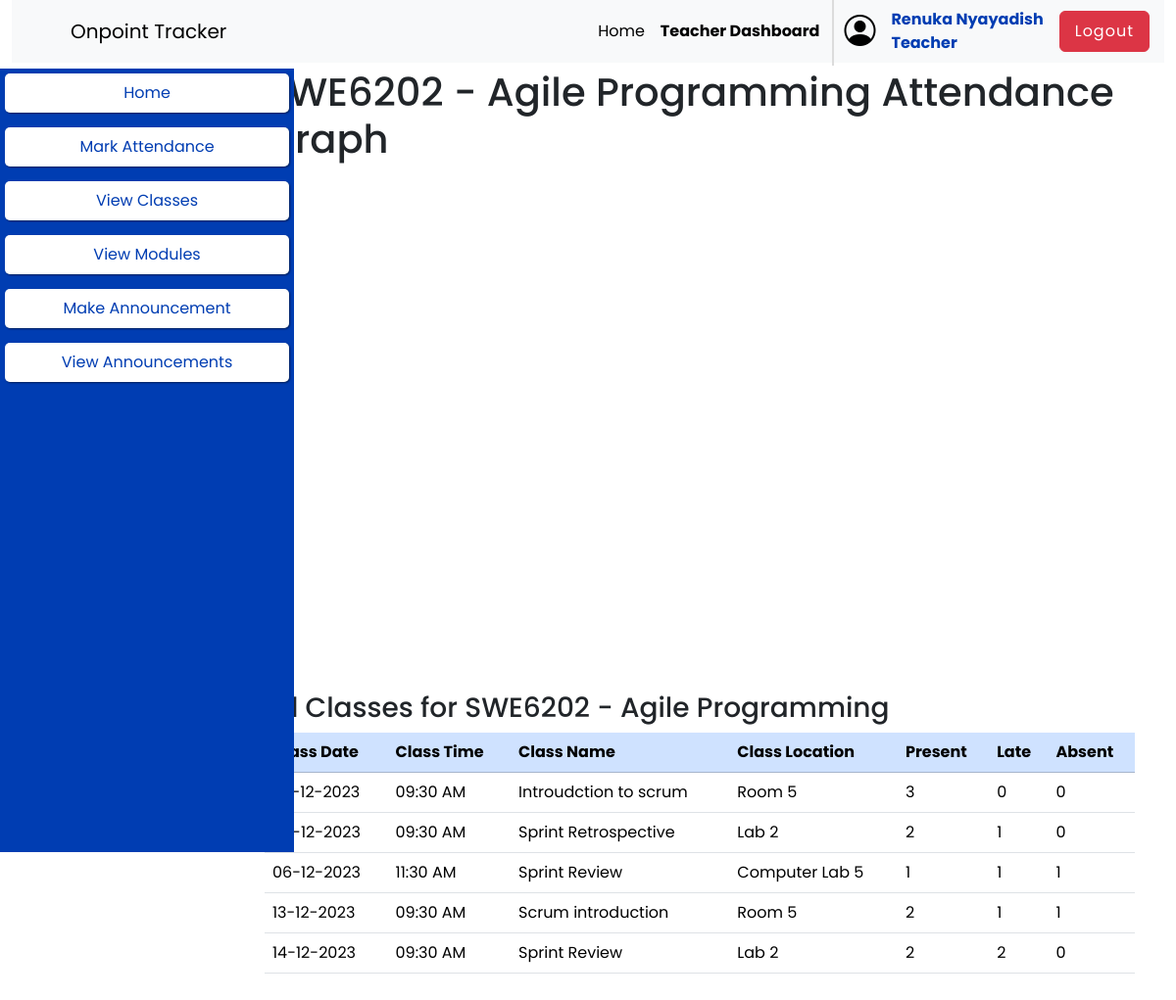
The app's page /pages/teacher_visualize_attendance.php?module_id=1 (signed in), older data.
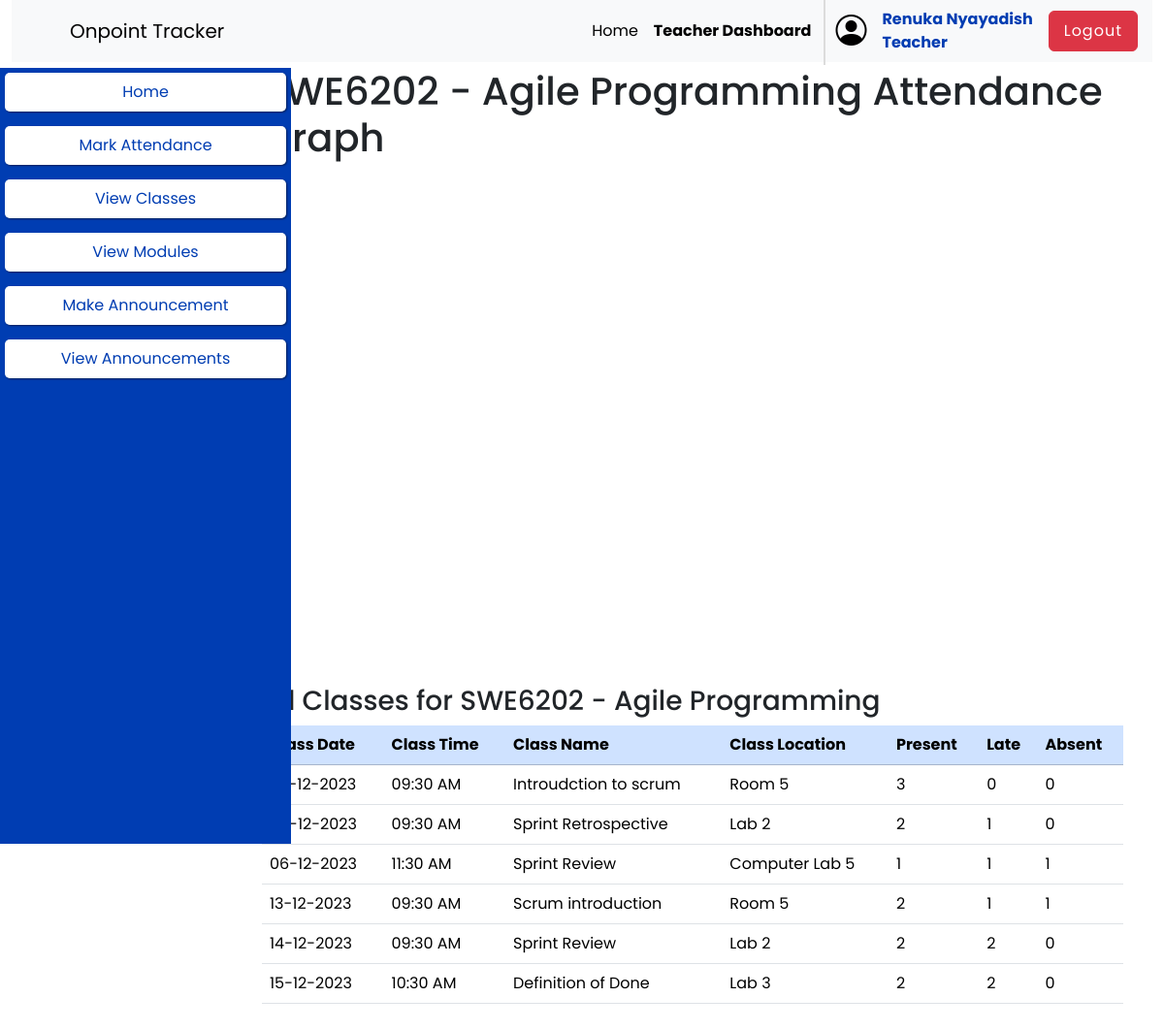
The same page, newer data.
### tables this page shows
CREATE TABLE `class` (
  `class_id` int(11) NOT NULL,
  `class_name` varchar(50) NOT NULL,
  `class_date` date NOT NULL,
  `class_time` time NOT NULL,
  `class_location` varchar(50) NOT NULL,
  `class_module_id` int(11) NOT NULL
);

### pages/teacher_visualize_attendance.php (the view, shortened to what this page needs)
<!DOCTYPE html>
<html lang="en">
<head>
    <link rel="stylesheet" href="../inc/home.css">
    <link href="https://cdn.jsdelivr.net/npm/bootstrap@5.3.2/dist/css/bootstrap.min.css" rel="stylesheet">
    <?php
    if (isset($_GET["module_id"])) {
        require_once('..\inc\head.php'); ?>
</head>
<body>
    <div class="container-fluid">
        <?php require_once('..\inc\nav.php'); ?>
    </div>
    <?php require_once('..\inc\teacher_sidebar.php');
    ?>
    <main class="container">
        <?php
        $module_id = $_GET["module_id"];
        $module_name = "";
        if ($result = mysqli_query($conn, "SELECT module_name from module where module_id=$module_id")) {
            $row = mysqli_fetch_assoc($result);
            $module_name = $row["module_name"];
        }
        ?>
        <h1 class="mb-5">
            <?php echo $module_name; ?> Attendance Graph
        </h1>
        <canvas id="attendanceChart" width="400" height="200"></canvas>
        <section id="all-classes-section">
            <h3 class="mt-5">All Classes for <?php echo $module_name ?></h3>
            <table class="table">
                <thead>
                    <tr class="table-primary">
                        <th scope="col">
                            Class Date
                        </th>
                        <th scope="col">
                            Class Time
                        </th>
                        <th scope="col">
                            Class Name
                        </th>
                        <th scope="col">
                            Class Location
                        </th>
                        <th scope="col">
                            Present
                        </th>
                        <th scope="col">
                            Late
                        </th>
                        <th scope="col">
                            Absent
                        </th>
                    </tr>
                </thead>
                <tbody>
                    <?php
                    $select_query = "SELECT
                    class.class_id,
                    class.class_date,
                    class.class_time,
                    class.class_name,
                    class.class_location,
                    SUM(attendance_status='P') as present,
                    SUM(attendance_status='L') as late,
                    SUM(attendance_status='A') as absent,
                    class.class_module_id
                 FROM
                 class
                 JOIN
                     attendance
                 WHERE attendance.attendance_class_id=class.class_id
                 AND class.class_module_id=$module_id
                 GROUP BY
                     attendance_class_id
                 ORDER BY
                     class.class_date ASC;";
                    $get_query = mysqli_query($conn, $select_query);
                    if ($get_query) {
                        $result = mysqli_fetch_all($get_query);
                        foreach ($result as $attendance) {
                    ?>
                            <tr>
                                <td>
                                    <?php echo date('d-m-Y', strtotime($attendance[1])); ?>
                                </td>
                                <td>
                                    <?php echo date('h:i A', strtotime($attendance[2])); ?>
                                </td>
                                <td>
                                    <?php echo $attendance[3]; ?>
                                </td>
                                <td>
                                    <?php echo $attendance[4]; ?>
                                </td>
                                <td>
                                    <?php echo $attendance[5]; ?>
                                </td>
                                <td>
                                    <?php echo $attendance[6]; ?>
                                </td>
                                <td>
                                    <?php echo $attendance[7]; ?>
                                </td>
                            </tr>
                <?php
                        }
                    }
                } else {
                    header("Location:index.php");
                }
                ?>
                </tbody>
            </table>
        </section>
    </main>
</body>
</html>

Row changes from the older to the newer data that the page shows:
added class: class_date "15-12-2023", class_time "10:30 AM", class_name "Definition of Done", class_location "Lab 3", attendance "2", attendance "0"
